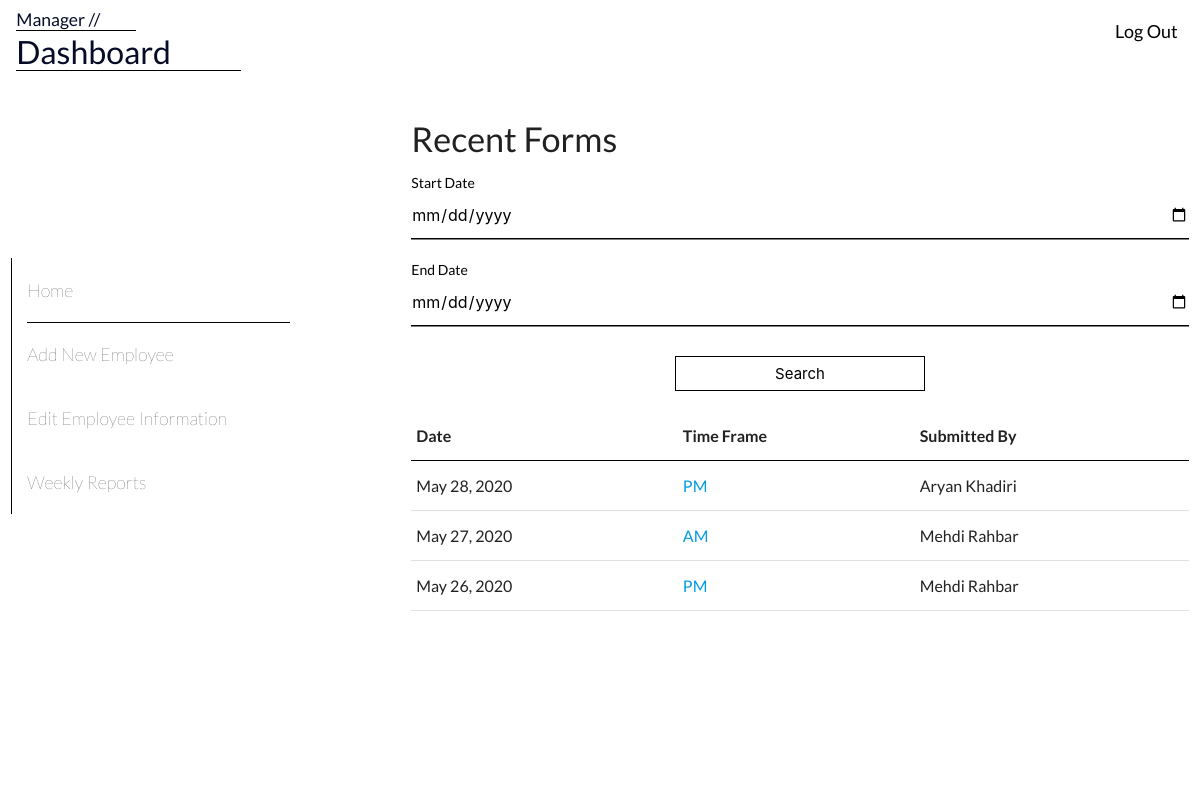
/manager/homepage (signed in), run on an earlier commit of the app's database.
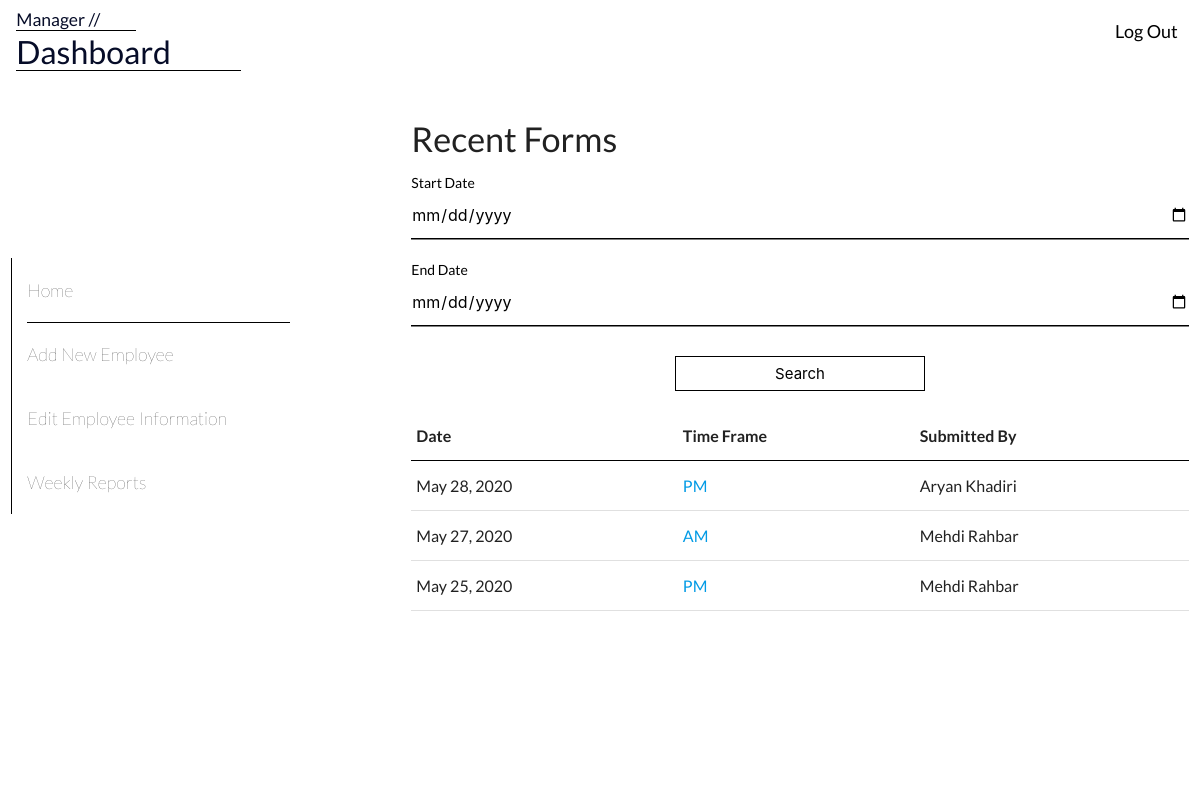
And on a later commit of the database.
### Employees/models.py (models this page shows)
class Form(models.Model):
    date = models.DateField()
    time = models.TimeField()
    time_frame = models.CharField(max_length = 20, choices = (('AM','AM'),('PM','PM')))
    submitted_employee = models.ForeignKey(Employee, on_delete=models.CASCADE)
    cc_tip = models.FloatField()
    service_charge = models.FloatField()
    cash_sales = models.FloatField()
    cash_tip = models.FloatField()
    pre_shift_tip = models.FloatField()
    def get_absolute_url(self):
        return reverse('update_form', kwargs={'id':self.id})

### Manager/models.py (models this page shows, shortened)
class Employee (models.Model):
    name = models.CharField (max_length = 100)
    point = models.FloatField()
    phone = models.CharField(max_length = 10)
    def __str__(self):
        return self.name

### Manager/views.py (the view)
# urls.py: path('homepage', home_view, name = 'employee_home'),
@login_required
def home_view(request):
    if request.user.manager == False:
        return redirect('/employee/')
    title = 'Manager / Home'
    page = 'Home'
    if request.method == 'POST':
        start_date = request.POST['start_date_input']
        end_date = request.POST['end_date_input']
        forms = Form.objects.filter(date__gte=start_date).filter(date__lte=end_date).order_by('-date')
        return render(request, 'home.html', {'allForms':forms, 'start_date': start_date, 'end_date':end_date})
    today_date = datetime.today().date()
    week_ago = today_date - timedelta(days=7)
    allForms = Form.objects.filter(date__gte = week_ago).order_by('-date')
    context = {
        'title': title,
        "page": page,
        'allForms':allForms
    }
    return render(request, 'home.html', context)

### Login/models.py (called while the page is built)
    @property
    def is_active(self):
        return True

### Manager/templates/home.html (shortened to what this page needs)
{% extends 'base.html' %}
{% block content %}
<head>
   {% load static %}
   <link rel = "stylesheet" type = "text/css" href = "{% static 'home.css' %}">
</head>
<h4>Recent Forms</h4>
<div id="period_selector">
   <form method="POST">
      <label class="date_label" id="start_date_label"> Start Date</label>
      <input class="dates" type="date" name="start_date_input" id="start_date_input" value = "{{start_date}}" required >
      <label class="date_label" for="end_date_input" id="end_date_label"> End Date</label>
      <input class="dates" type="date" name="end_date_input" id="end_date_input" value = "{{end_date}}" required>
      <div class="center-align">
         <input type="submit" value="Search">
      </div>
   </form>
</div>
<div class="center-align" id="recent-forms">
   <table>
      <tr id="header">
         <th>Date</th>
         <th>Time Frame</th>
         <th>Submitted By</th>
      </tr>
{% for form in allForms %}
      <tr>
         <td>{{ form.date }}</td>
         <td><a href = "{{form.get_absolute_url}}">{{ form.time_frame }}</a></td>
         <td>{{ form.submitted_employee }}</td>
      </tr>
{% endfor %}
   </table>
</div>
{% endblock %}

What changed in the data, as far as the page shows it:
changed Form: date "May 26, 2020" → "May 25, 2020"
